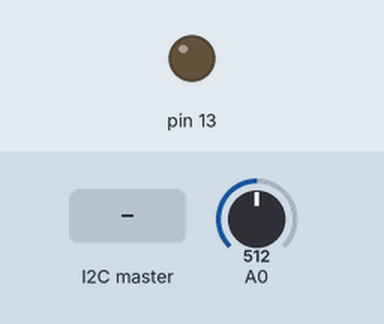
Recording of a sketch running on a simulated Arduino Uno, built with avr-gcc and run on an emulated ATmega328P. Parts: output pins drawn as LEDs (lit = HIGH). Inputs (shaded band) come from the test bench; at power-on: A0 = 512.

Above: at 0.1 s.
At 1.2 s:
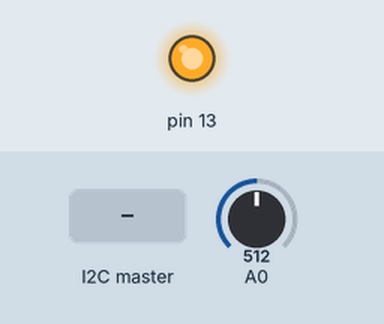
1.3 s: the I2C master sends the byte 1
At 3.12 s:
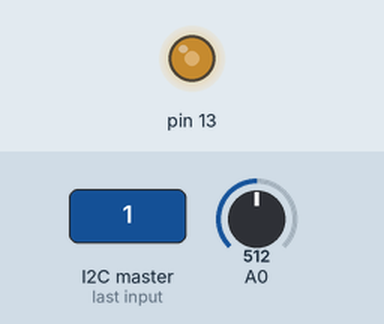
Timing chart, 0 to 10.3 s (numbered marks = the images above; inputs shaded):
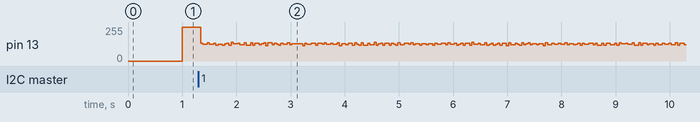

The sketch:

CW5.1.ino
```cpp
// Ведомое устройство
#include <Wire.h>

byte i2c_rcv;
unsigned long time_start;
int stat_LED;
byte value_pot;

void setup()
{
    // Инициализация канала по шине от ведомого устройства
	Wire.begin(0x08);
	Wire.onReceive(dataRcv);
	Wire.onRequest(dataRqst);

	i2c_rcv = 255;
	time_start = millis();
	stat_LED = 0;

	pinMode(13, OUTPUT);
}

void loop()
{
	value_pot = analogRead(A0);

        if((millis() - time_start) > (1000 * (float)(i2c_rcv/255))) {
		stat_LED = !stat_LED;
		time_start = millis();
	}
	digitalWrite(13, stat_LED);
}

// Фукнция получения данных
void dataRcv(int numBytes)
{
	while(Wire.available()) {	// read all bytes received
		i2c_rcv = Wire.read();
	}
}

// Фукнция запроса данных
void dataRqst()
{
	Wire.write(value_pot); // send potentiometer position
}
```
